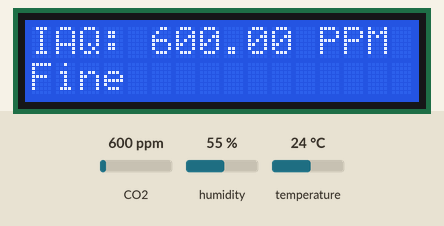
The sketch below on a simulated Arduino Uno, built with avr-gcc and run on an emulated ATmega328P. Shown: 16×2 character LCD. Inputs (shaded band) come from the test bench; at power-on: CO2 600 ppm, humidity 55 %, temperature 24 °C. What the sketch prints to the serial monitor is not drawn.

Above: at 3.3 s.
3.4 s: CO2 set to 1050 ppm
At 7.5 s:
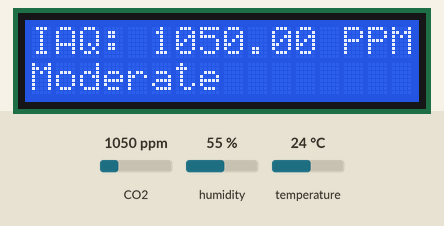
7.8 s: CO2 set to 1700 ppm
At 11.5 s:
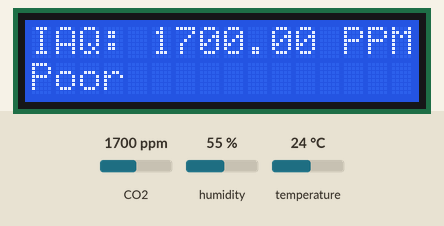
16.1 s: CO2 set to 2350 ppm
At 20.0 s:
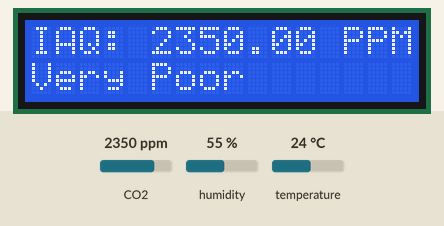
24.4 s: humidity set to 22 %
At 30.4 s:
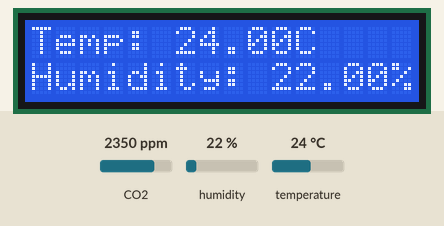
30.7 s: temperature set to 12 °C
At 34.2 s:
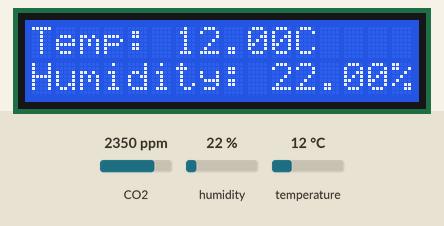
34.8 s: humidity set to 40 %
At 38.0 s:
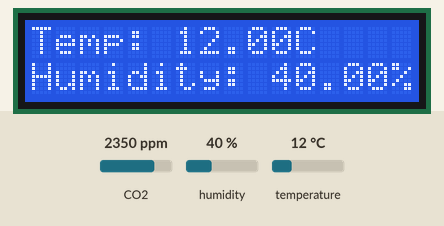
Timing chart, 0 to 39.5 s (numbered marks = the images above; inputs shaded):
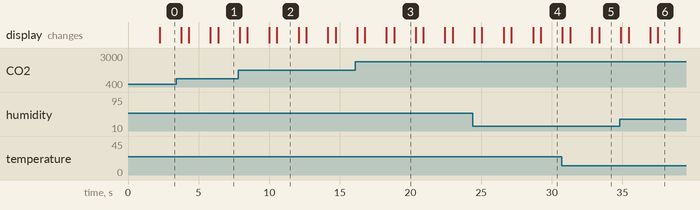

Measured:
- after the input at 3.4 s, the display: first differs from a run without the input after 3.0 s (image 1)
- after the input at 7.8 s, the display: first differs from a run without the input after 2.7 s (image 2)
- after the input at 16.1 s, the display: first differs from a run without the input after 2.7 s (image 3)
- what the display in image 2 shows lasts 1.6 s, from 10.5 s to 12.1 s

The sketch:

IAQ.ino
```cpp
#include "MQ135.h"
#include <LiquidCrystal_I2C.h>
#include <dht.h>

dht DHT;

#define DHT11_PIN 7

const int ANALOGPIN = 0;
MQ135 gasSensor = MQ135(ANALOGPIN);

LiquidCrystal_I2C lcd(0x27, 16, 2);
String quality = "";

void setup(){

  Serial.begin(9600);
  int chk = DHT.read11(DHT11_PIN);

  Serial.print("Temperature = ");
  Serial.println(DHT.temperature);

  Serial.print("Humidity = ");
  Serial.println(DHT.humidity);

  lcd.init();
  lcd.backlight();

  lcd.setCursor(0, 0);
  lcd.print("                ");

  lcd.setCursor(0, 1);
  lcd.print("                ");

  lcd.setCursor(0, 0);
  lcd.print("   Air Sensor   ");

  lcd.setCursor(0, 1);
  lcd.print("   Warming Up   ");

  delay(2000);

  lcd.setCursor(0, 0);
  lcd.print("                ");

  lcd.setCursor(0, 1);
  lcd.print("                ");
}

void loop(){

  float ppm = gasSensor.getPPM();

  Serial.print("Air Quality = ");
  Serial.println(ppm);

  int chk = DHT.read11(DHT11_PIN);

  Serial.print("Temperature = ");
  Serial.println(DHT.temperature);

  Serial.print("Humidity = ");
  Serial.print("     ");
  Serial.println(DHT.humidity);

  if(ppm < 400){
    quality = "Excellent       ";
  }
  else if (ppm > 400 && ppm < 1000){
    quality = "Fine            ";
  }
  else if (ppm >= 1000 && ppm < 1500){
    quality = "Moderate        ";
  }
  else if (ppm >= 1500 && ppm < 2000){
    quality = "Poor            ";
  }
  else if (ppm >=2000 && ppm <5000){
    quality = "Very Poor       ";
  }
  else if (ppm >= 5000){
    quality = "Severe          ";
  }

  lcd.setCursor (0,0);
  lcd.print("IAQ: ");
  lcd.print(ppm);
  lcd.print(" PPM");

  lcd.setCursor(0,1);
  lcd.print(quality);

  delay(1500);

  lcd.setCursor(0, 0);
  lcd.print("                ");
  lcd.setCursor(0, 1);
  lcd.print("                ");

  delay(500);

  lcd.setCursor (0,0);
  lcd.print("Temp: ");
  lcd.print(DHT.temperature);
  lcd.print("C  ");

  lcd.setCursor(0,1);
  lcd.print("Humidity: ");
  lcd.print(DHT.humidity);
  lcd.print("%  ");

  delay(1500);

  lcd.setCursor(0, 0);
  lcd.print("                ");
  lcd.setCursor(0, 1);
  lcd.print("                ");

  delay(500);
}
```
